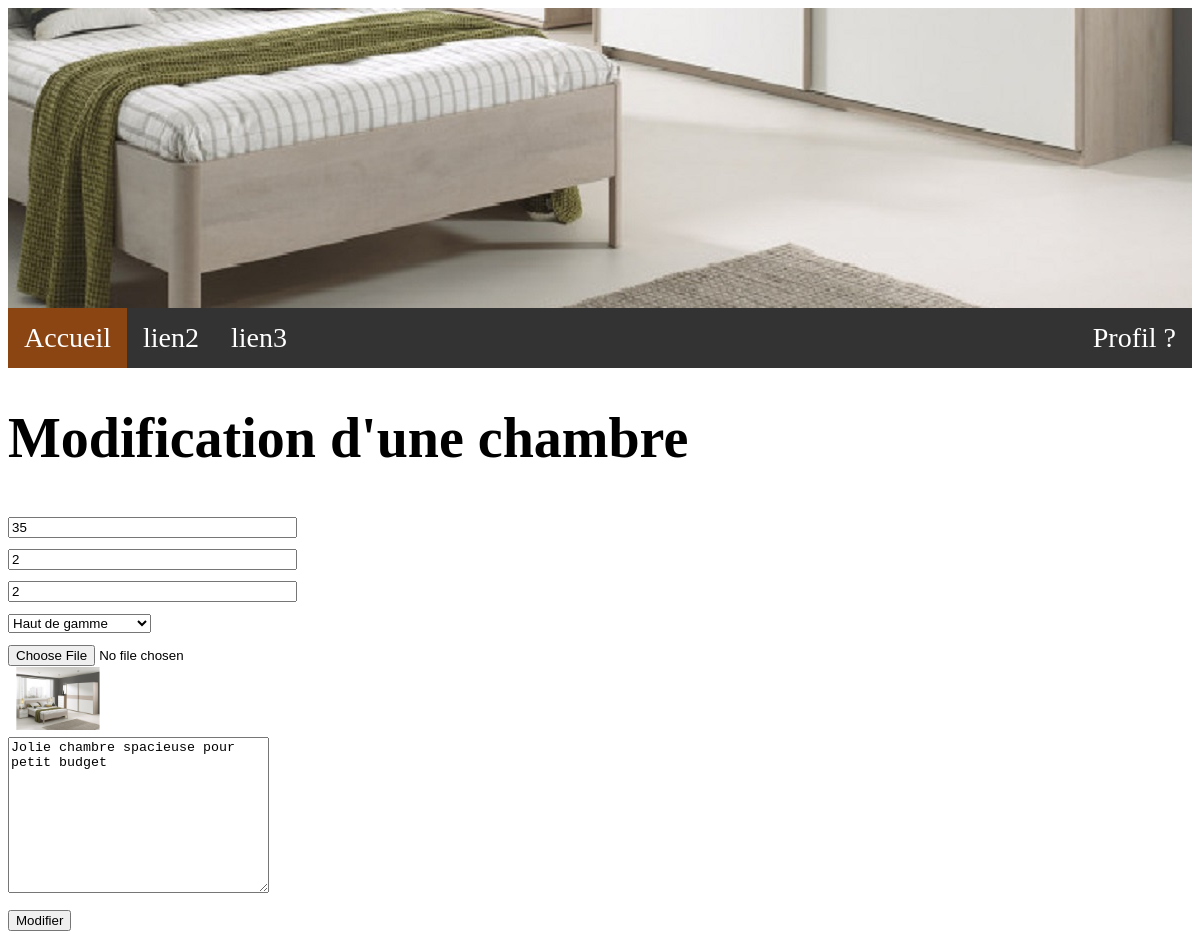
/admin/05_editer.php?numChambre=1, run on the app's committed database.
### tables this page shows
CREATE TABLE `chambre` (
  `numChambre` int(11) NOT NULL,
  `prix` int(11) DEFAULT NULL,
  `nbLits` int(11) DEFAULT NULL,
  `nbPers` int(11) DEFAULT NULL,
  `confort` varchar(255) DEFAULT NULL,
  `image` varchar(255) DEFAULT NULL,
  `description` varchar(255) DEFAULT NULL
);

### admin/05_editer.php (the view, shortened to what this page needs)
<?php
require_once('../01_connection.php');
require_once('../partials/header.php');
    if($connect) {
        $sql = "SELECT * FROM chambre WHERE numChambre < 4";
        $res = mysqli_query($connect,$sql);
        if(isset($_GET['numChambre'])) {
            $numChambre = (int)trim(htmlentities($_GET['numChambre'])) ;
            $sql2 = "SELECT * FROM chambre WHERE numChambre =" . $numChambre;
            $res2 = mysqli_query($connect,$sql2);
            if($res2) {
                $data = mysqli_fetch_assoc($res2);
                $confort1 = "";
                while( $ligne = mysqli_fetch_assoc($res) ) {
                    $confort1 = $ligne['confort'];
                }
            }
        }
    }
?>
<div>
    <h1>Modification d'une chambre</h1>
    <form action="" method="POST" enctype="multipart/form-data">
        <input type="text" name="prix" value="<?=$data['prix']; ?>" size="33"><br>
        <input type="text" name="nbLits" value="<?=$data['nbLits']; ?>" size="33"><br>
        <input type="text" name="nbPers" value="<?=$data['nbPers']; ?>" size="33"><br>
        <select name="confort">
            <option hidden value="0" > <?=$confort1; ?> </option>
            <?php
            $res = mysqli_query($connect,$sql);
            ?>
        </select><br>
        <input type="file" name="image"><br>
        <img src="../img/<?=$data['image']; ?>" width=100><br>
        <textarea name="descr" cols="30" rows="10"><?=$data['description']; ?></textarea><br>
        <button type="submit" name="soumis">Modifier</button>
    </form>
</div>

### partials/header.php (style rules this page uses)
body { font-size: 28px; }

### data on the page
chambre: prix "35", nbLits "2", nbPers "2", image (picture), descr "Jolie chambre spacieuse pour petit budget"
chambre: confort "Haut de gamme"
